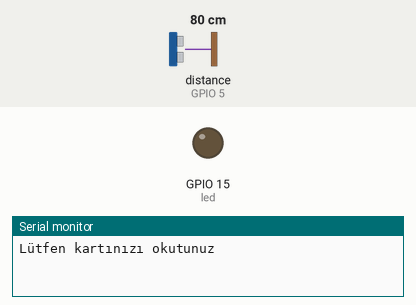
Bench run of a sketch on a simulated ESP8266 (NodeMCU). Parts: output pins drawn as LEDs (lit = HIGH), the last lines printed to the serial monitor. Wiring (inferred from the names in the program): ultrasonic range finder: trigger GPIO 16; echo GPIO 5. The test bench sets the inputs (shaded band); at power-on: distance to the obstacle (sensor on GPIO 5) 80 cm. The echo pulse lasts 58.3 µs per cm; WiFi joins after 1.5 s; servers stay silent unless stated; pins used as bus, display or sensor lines are not drawn.

Above: at 2.7 s.
2.8 s: distance to the obstacle (sensor on GPIO 5) set to 17 cm
7.1 s: distance to the obstacle (sensor on GPIO 5) set to 14 cm
At 8.7 s:
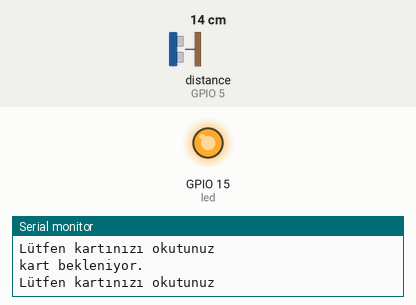
11.1 s: distance to the obstacle (sensor on GPIO 5) set to 18 cm
At 12.5 s:
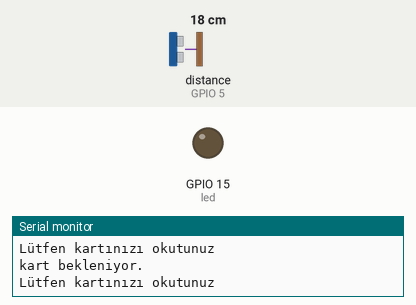
13.1 s: distance to the obstacle (sensor on GPIO 5) set to 2 cm
At 15.0 s:
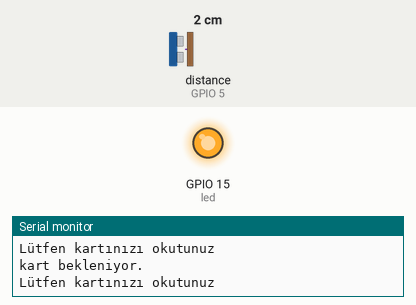
Timing chart, 0 to 16.1 s (numbered marks = the images above; inputs shaded):
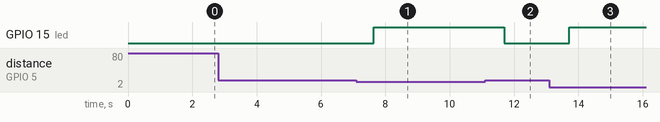

The sketch:

AkilliGuvenlikSistemi.ino
```cpp
#include <ESP8266WiFi.h>
#include "DHT.h"
#include <SPI.h>
#include <MFRC522.h>
#include "ThingSpeak.h"
#include "DHT.h"

#define WLANSSID "RedmiNote8"
#define WLAN_PASSWORD "yasonun123"
#define DHTPIN 2
#define DHTTYPE DHT11
unsigned long myChannelNumber = 1993513;
const char * myWriteAPIKey = "WNCD0M99HPWAHCZH";

int RST_PIN = 0;
int SS_PIN = 4;
int led = 15;
int dht_pin = 2;
int trigPin = 16;
int echoPin = 5;
long sure;
int mesafe;

MFRC522 rfid(SS_PIN, RST_PIN);
DHT dht(DHTPIN, DHTTYPE);
WiFiClient  client;
byte ID[4] = {82, 96, 187, 75};

void setup()
{
    Serial.begin(115200);
    dht.begin();
    WiFi.begin(WLANSSID, WLAN_PASSWORD);
  while (WiFi.status() != WL_CONNECTED)
  {
    delay(500);
  }
   pinMode(led, OUTPUT);
   pinMode(trigPin, OUTPUT);
   pinMode(echoPin, INPUT);
   SPI.begin();
   rfid.PCD_Init();
   WiFi.mode(WIFI_STA);
   ThingSpeak.begin(client);
}
void loop()
{
       digitalWrite(trigPin, LOW);
       delayMicroseconds(2);
       digitalWrite(trigPin, HIGH);
       delayMicroseconds(10);
       digitalWrite(trigPin, LOW);
       sure = pulseIn(echoPin, HIGH);
       mesafe = sure * 0.034 / 2;
      int olcum=mesafe;
    if(olcum!=0)
  {
    digitalWrite(led,LOW);
      if(olcum<15)
      {
        digitalWrite(led,HIGH);
      }

      else
      {
         digitalWrite(led,LOW);
      }
     Serial.println("Lütfen kartınızı okutunuz");
     delay(2000);

  if ( ! rfid.PICC_IsNewCardPresent())
  {
    Serial.println("kart bekleniyor.");
    return;
  }
  if ( ! rfid.PICC_ReadCardSerial())
  {
    Serial.println("kart okunamadı.");
    return;
  }
    int i;
    String content= "";

    for (byte i = 0; i < rfid.uid.size; i++)
  {
     Serial.println(rfid.uid.uidByte[i] < 0x10 ? " 0" : " ");
     Serial.println(rfid.uid.uidByte[i], HEX);
     content.concat(String(rfid.uid.uidByte[i] < 0x10 ? " 0" : " "));
     content.concat(String(rfid.uid.uidByte[i], HEX));
  }
  if (rfid.uid.uidByte[0] == ID[0] &&
      rfid.uid.uidByte[1] == ID[1] &&
      rfid.uid.uidByte[2] == ID[2] &&
      rfid.uid.uidByte[3] == ID[3] )
 {
    Serial.println("      Yetkili kisi");
    ekranaYazdir();
       float h = dht.readHumidity();
       float t = dht.readTemperature();
      Serial.print("Sicaklik:");
      Serial.println(t);
      Serial.print("Nem:");
      Serial.println(h);
      ThingSpeak.setField(1,t);
      ThingSpeak.setField(2,h);
      int x = ThingSpeak.writeFields(myChannelNumber, myWriteAPIKey);
      if (x == 200)
      {
        Serial.println("Gonderme basarili.");
      }
      else
      {
        Serial.println("Hata HTTP hata kodu: " + String(x));
      }
    }
  }

  else {
    Serial.println("Yetkisiz Kart");
    digitalWrite(led, 1);
    delay(500);
    digitalWrite(led, 0);
    ekranaYazdir();
  }
  rfid.PICC_HaltA();

}
void ekranaYazdir() {
  Serial.print("ID Numarasi: ");
  for (int sayac = 0; sayac < 4; sayac++) {
    Serial.print(rfid.uid.uidByte[sayac]);
    Serial.print(" ");
  }
  Serial.print("");
}
```

Measured:
- the behaviour switches between 16 and 15 cm on distance to the obstacle (sensor on GPIO 5) (found by bisection; images 0 and 1)
- after the input at 7.1 s, GPIO 15 (led): LOW → HIGH after 0.54 s
- after the input at 11.1 s, GPIO 15 (led): HIGH → LOW after 0.59 s
- after the input at 13.1 s, GPIO 15 (led): LOW → HIGH after 0.62 s
